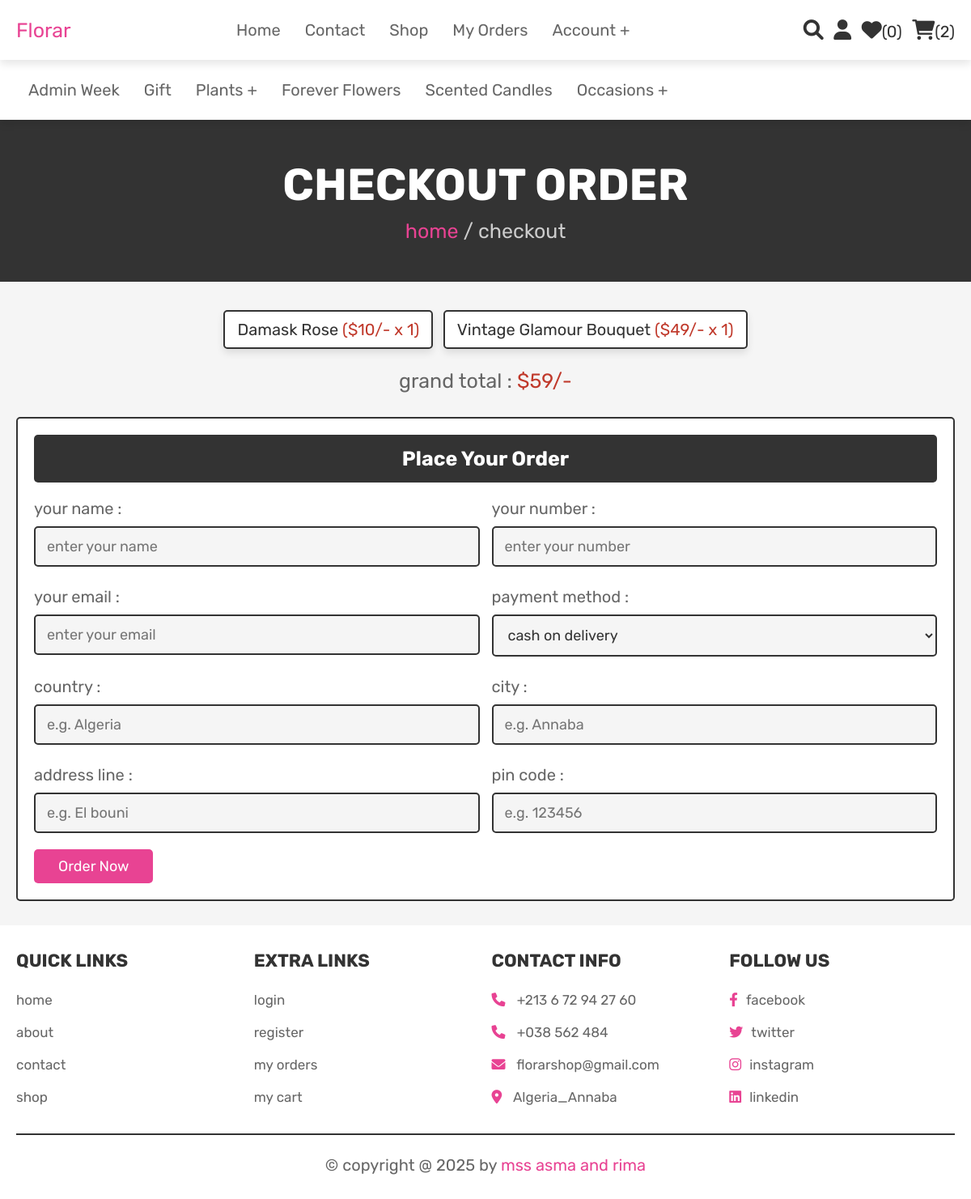
The app's page /checkout.php (signed in) with its own data.
### tables this page shows
CREATE TABLE `cart` (
  `id` int(100) NOT NULL,
  `user_id` int(100) NOT NULL,
  `pid` int(100) NOT NULL,
  `name` varchar(100) NOT NULL,
  `price` int(100) NOT NULL,
  `quantity` int(100) NOT NULL,
  `image` varchar(100) NOT NULL
);

### checkout.php (the view, shortened to what this page needs)
<?php
@include 'config.php';
$user_id = $_SESSION['user_id'];
?>
<!DOCTYPE html>
<html lang="en">
<head>
   <link rel="stylesheet" href="https://cdnjs.cloudflare.com/ajax/libs/font-awesome/6.0.0/css/all.min.css">
   <link rel="stylesheet"href="https://cdnjs.cloudflare.com/ajax/libs/animate.css/4.1.1/animate.min.css">
   <link rel="stylesheet" href="css/stylee.css">
</head>
<body>
<?php @include 'header.php'; ?>
<section class="heading">
    <h3>checkout order</h3>
    <p> <a href="home.php">home</a> / checkout </p>
</section>
<section class="display-order">
    <?php
        $grand_total = 0;
        $select_cart = mysqli_query($conn, "SELECT * FROM `cart` WHERE user_id = '$user_id'") or die('query failed');
        if(mysqli_num_rows($select_cart) > 0){
            while($fetch_cart = mysqli_fetch_assoc($select_cart)){
            $total_price = ($fetch_cart['price'] * $fetch_cart['quantity']);
            $grand_total += $total_price;
    ?>
    <p> <?php echo $fetch_cart['name'] ?> <span>(<?php echo '$'.$fetch_cart['price'].'/-'.' x '.$fetch_cart['quantity']  ?>)</span> </p>
    <?php
        }
        }else{
            echo '<p class="empty">your cart is empty</p>';
        }
    ?>
    <div class="grand-total">grand total : <span>$<?php echo $grand_total; ?>/-</span></div>
</section>
<section class="checkout">
    <form action="" method="POST">
        <h3>place your order</h3>
        <div class="flex">
            <div class="inputBox">
                <span>your name :</span>
                <input type="text" name="name" placeholder="enter your name" required>
            </div>
            <div class="inputBox">
                <span>your number :</span>
                <input type="number" name="number" min="0" placeholder="enter your number" required>
            </div>
            <div class="inputBox">
                <span>your email :</span>
                <input type="email" name="email" placeholder="enter your email">
            </div>
            <div class="inputBox">
                <span>payment method :</span>
                <select name="method">
                    <option value="cash on delivery">cash on delivery</option>
                </select>
            </div>
            <div class="inputBox">
                <span>country :</span>
                <input type="text" name="country" placeholder="e.g. Algeria">
            </div>
             <div class="inputBox">
                <span>city :</span>
                <input type="text" name="city" placeholder="e.g. Annaba" required>
            </div>
            <div class="inputBox">
                <span>address line  :</span>
                <input type="text" name="flat" placeholder="e.g. El bouni" required>
            </div>
            <div class="inputBox">
                <span>pin code :</span>
                <input type="number" min="0" name="pin_code" placeholder="e.g. 123456" required>
            </div>
        </div>
        <input type="submit" name="order" value="order now" class="btn">
    </form>
</section>
<?php @include 'footer.php'; ?>
</body>
</html>

### css/stylee.css (style rules this page uses)
:root { --pink:#e84393; --red:#c0392b; --orange:#f39c12; --black:#333; --white:#fff; --light-color:#666; --light-white:#ccc; --light-bg:#f5f5f5; --border:.2rem solid var(--black); --box-shadow:0 .5rem 1rem rgba(0,0,0,.1); }
* { font-family: 'Rubik', sans-serif; margin:0; padding:0; box-sizing: border-box; outline: none; border:none; text-decoration: none; transition:all .2s linear; }
html { font-size: 62.5%; overflow-x: hidden; scroll-behavior: smooth; scroll-padding-top: 6.5rem; }
body { background: var(--light-bg); }
section { padding:3rem 2rem; }
.btn, .delete-btn, .option-btn { display: inline-block; border-radius: .5rem; margin-top: 1rem; font-size: 1.8rem; color:var(--white); cursor: pointer; padding:1rem 3rem; text-transform: capitalize; }
.btn { background-color: var(--pink); }
.heading { display: flex; flex-flow: column; align-items: center; justify-content: center; gap:1rem; background-color: var(--black); text-align: center; min-height: 25vh; }
.heading h3 { font-size: 5.5rem; color:var(--white); text-transform: uppercase; }
.heading p { font-size: 2.5rem; color:var(--light-white); }
.heading p a { color:var(--pink); }
.display-order { max-width: 1200px; margin:0 auto; text-align: center; padding-bottom: 0; }
.display-order p { display: inline-block; border-radius: .5rem; font-size: 2rem; color:var(--black); padding:1rem 1.5rem; margin:.5rem; background-color: var(--white); box-shadow: var(--box-shadow); border:var(--border); }
.display-order p span { color:var(--red); }
.display-order .grand-total { margin-top: 2rem; font-size: 2.5rem; color:var(--light-color); }
.display-order .grand-total span { color:var(--red); }
.checkout form { background-color: var(--white); border:var(--border); max-width: 1200px; margin:0 auto; border-radius: .5rem; padding:2rem; box-shadow: var(--border); }
.checkout form h3 { padding:1.5rem; font-size: 2.5rem; margin-bottom: 2rem; background-color: var(--black); color:var(--white); border-radius: .5rem; text-align: center; text-transform: capitalize; }
.checkout form .flex { display: flex; flex-wrap: wrap; gap:1.5rem; }
.checkout form .flex .inputBox { flex:1 1 40rem; }
.checkout form .flex .inputBox input, .checkout form .flex .inputBox select { margin:1rem 0; width: 100%; background-color: var(--light-bg); padding:1.2rem 1.4rem; border:var(--border); font-size: 1.8rem; color:var(--black); border-radius: .5rem; }
.checkout form .flex .inputBox span { font-size: 2rem; color:var(--light-color); }

### records on screen
cart: name "Damask Rose", price "10", quantity "1"
cart: name "Vintage Glamour Bouquet", price "49", quantity "1"

### other values on screen
$wishlist_num_rows "0"
$cart_num_rows "2"
$grand_total "59"
